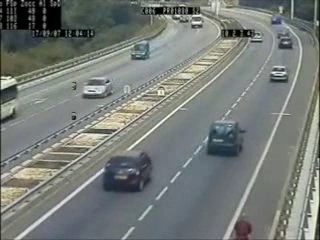
#> input picture frame 75 of Project1/image_examples/cars.avi, 320 x 240 px, given in place of video4.mp4, which was not available
$ python showMultipleVideoOneWindow.py
#> lines starting #> are read from the running program, lines starting #| are printed output that depends on the picture; pictures that were not available may be replaced by others from this repository, and a replacement may not be noted
import cv2
import numpy as np

# Capture the video
capture_video = cv2.VideoCapture("Video/video4.mp4")

while True:
    success, frame = capture_video.read()
#> frame is the input picture: shape (240, 320, 3); mean B, G, R 120, 123.9, 118.8
    if success:
        frame = cv2.resize(src=frame, dsize=(400,300))
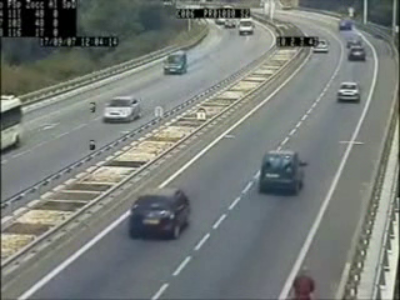
#> frame: shape (300, 400, 3); mean B, G, R 119.9, 123.8, 118.6
        frame_2 = np.hstack((frame, frame))
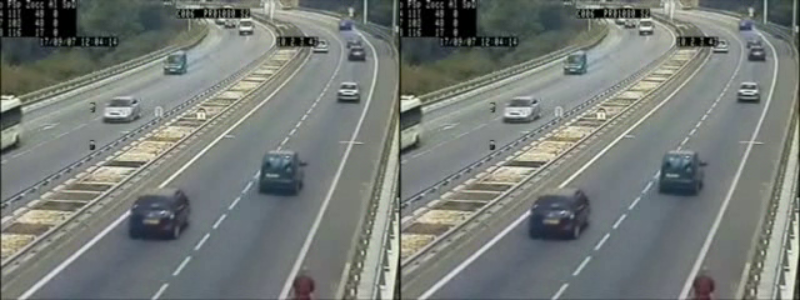
#> frame_2: shape (300, 800, 3); mean B, G, R 119.9, 123.8, 118.6
        frame_3 = np.vstack((frame_2, frame_2))
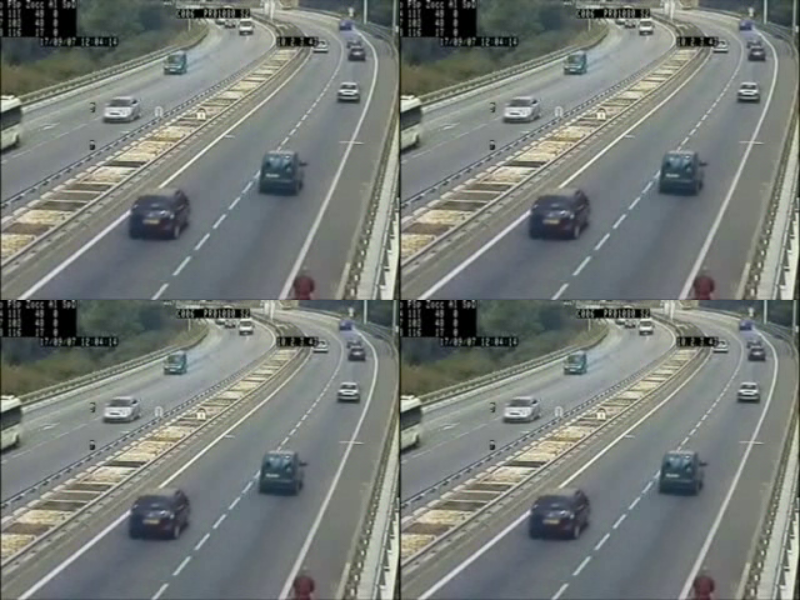
#> frame_3: shape (600, 800, 3); mean B, G, R 119.9, 123.8, 118.6
        cv2.imshow(winname="Video Player", mat=frame_3)

        if cv2.waitKey(1) & 0xFF == ord('q'):
#> (key q is pressed here)
            break
    else:
        break

capture_video.release()
cv2.destroyAllWindows()

$ run again, starting later in the video
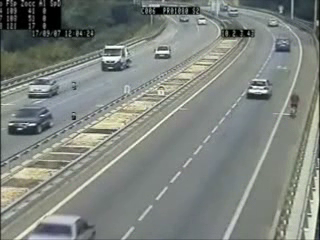
#> input picture frame 337 of Project1/image_examples/cars.avi, 320 x 240 px, given in place of video4.mp4, which was not available
#> frame is the input picture: shape (240, 320, 3); mean B, G, R 126.3, 131.7, 126
#> frame: shape (300, 400, 3)
#> `frame_2 = np.hstack((frame, frame))`:
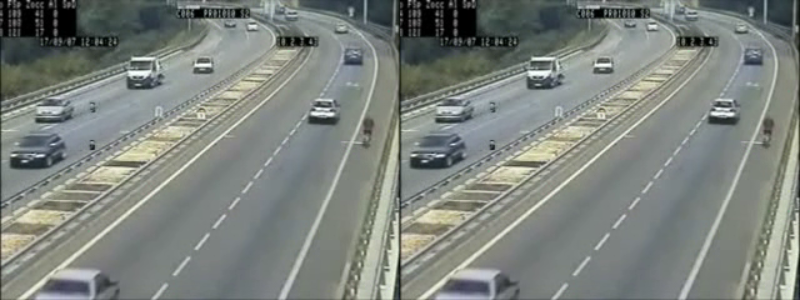
#> frame_2: shape (300, 800, 3); mean B, G, R 126.2, 131.6, 125.9
#> `frame_3 = np.vstack((frame_2, frame_2))`:
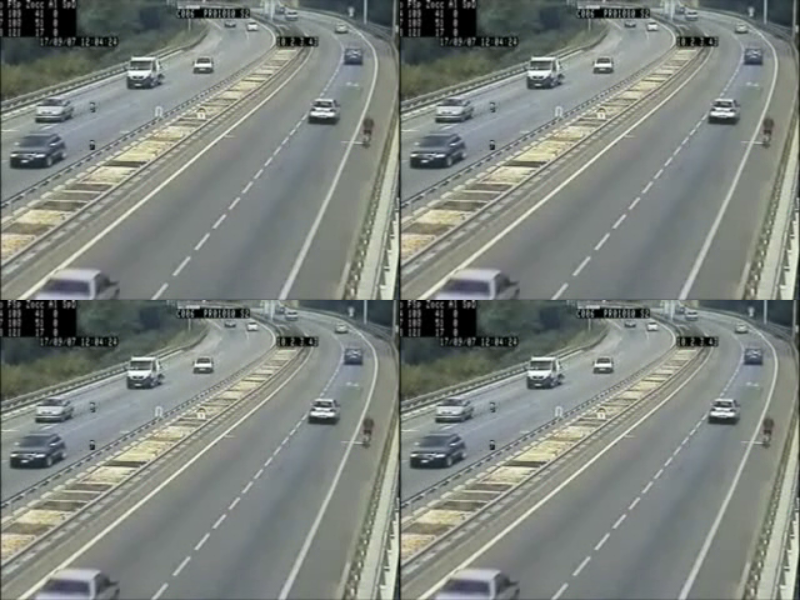
#> frame_3: shape (600, 800, 3); mean B, G, R 126.2, 131.6, 125.9

$ run again, starting later in the video
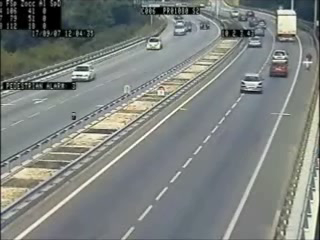
#> input picture frame 600 of Project1/image_examples/cars.avi, 320 x 240 px, given in place of video4.mp4, which was not available
#> frame is the input picture: shape (240, 320, 3); mean B, G, R 126.6, 129.8, 124.9
#> frame: shape (300, 400, 3)
#> `frame_2 = np.hstack((frame, frame))`:
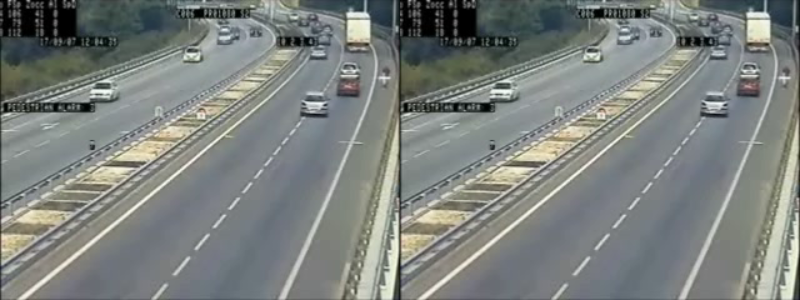
#> frame_2: shape (300, 800, 3); mean B, G, R 126.4, 129.6, 124.8
#> `frame_3 = np.vstack((frame_2, frame_2))`:
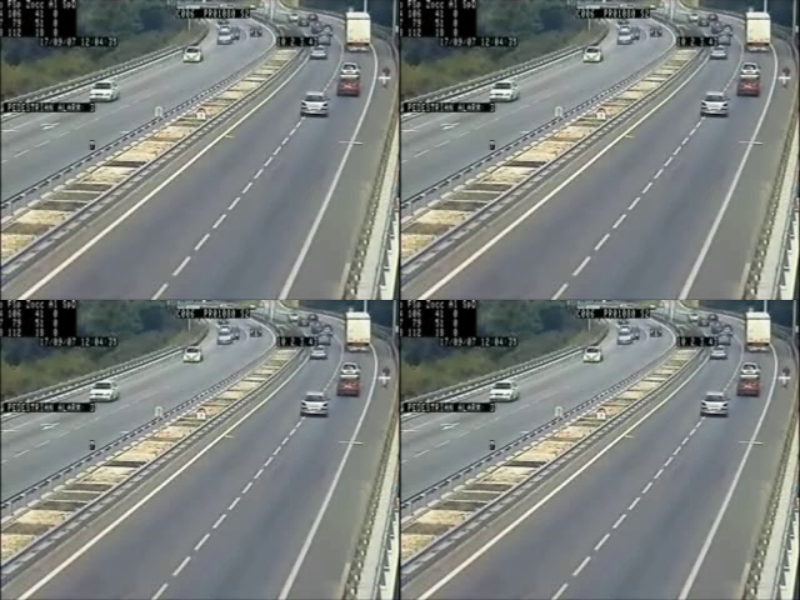
#> frame_3: shape (600, 800, 3); mean B, G, R 126.4, 129.6, 124.8
